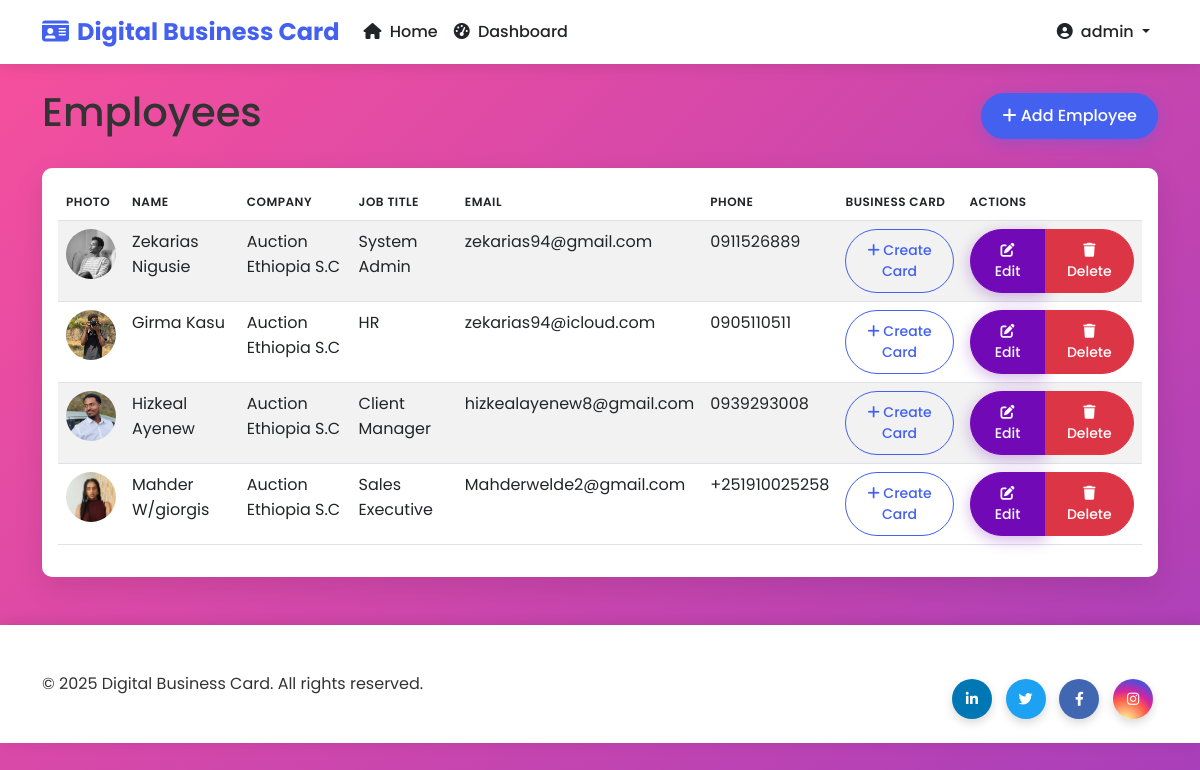
The page /dashboard/employees/ (signed in) on the database its author committed.
### cards/models.py (models this page shows, shortened)
class Employee(models.Model):
    company = models.ForeignKey(Company, on_delete=models.CASCADE, related_name='employees')
    name = models.CharField(max_length=100)
    job_title = models.CharField(max_length=100)
    phone = models.CharField(max_length=20)
    email = models.EmailField()
    profile_picture = models.ImageField(upload_to='employee_pics/', blank=True)
    linkedin = models.URLField(blank=True)
    twitter = models.URLField(blank=True)
    facebook = models.URLField(blank=True)
    instagram = models.URLField(blank=True)
    created_at = models.DateTimeField(auto_now_add=True)

class Company(models.Model):
    name = models.CharField(max_length=100)
    logo = models.ImageField(upload_to='company_logos/', blank=True)
    address = models.CharField(max_length=200, blank=True)
    phone = models.CharField(max_length=20, blank=True)
    email = models.EmailField(blank=True)
    website = models.URLField(blank=True)
    created_at = models.DateTimeField(auto_now_add=True)
    class Meta:
        verbose_name_plural = "Companies"

### cards/views.py (the view)
# urls.py: path('dashboard/employees/', views.employee_list, name='employee_list'),
@login_required
def employee_list(request):
    employees = Employee.objects.all()
    context = {
        'employees': employees
    }
    return render(request, 'cards/employee_list.html', context)

### cards/templates/cards/employee_list.html (shortened to what this page needs)
{% extends 'cards/base.html' %}
{% block content %}
<div class="d-flex justify-content-between align-items-center mb-4">
    <h1>Employees</h1>
    <a href="{% url 'employee_create' %}" class="btn btn-primary">
        <i class="fas fa-plus"></i> Add Employee
    </a>
</div>
<div class="card">
    <div class="card-body">
        <div class="table-responsive">
            <table class="table table-striped">
                <thead>
                    <tr>
                        <th>Photo</th>
                        <th>Name</th>
                        <th>Company</th>
                        <th>Job Title</th>
                        <th>Email</th>
                        <th>Phone</th>
                        <th>Business Card</th>
                        <th>Actions</th>
                    </tr>
                </thead>
                <tbody>
                    {% for employee in employees %}
                    <tr>
                        <td>
                            {% if employee.profile_picture %}
                                <img src="{{ employee.profile_picture.url }}" alt="{{ employee.name }}" style="width: 50px; height: 50px; object-fit: cover; border-radius: 50%;">
                            {% else %}
                                <div class="bg-secondary text-white d-flex align-items-center justify-content-center" style="width: 50px; height: 50px; border-radius: 50%;">
                                    {{ employee.name|first }}
                                </div>
                            {% endif %}
                        </td>
                        <td>{{ employee.name }}</td>
                        <td>{{ employee.company.name }}</td>
                        <td>{{ employee.job_title }}</td>
                        <td>{{ employee.email }}</td>
                        <td>{{ employee.phone }}</td>
                        <td>
                            {% if employee.businesscard_set.exists %}
                                {% with card=employee.businesscard_set.first %}
                                <a href="{% url 'card_detail' card.uuid %}" class="btn btn-sm btn-info">
                                    <i class="fas fa-id-card"></i> View Card
                                </a>
                                {% endwith %}
                            {% else %}
                                <a href="{% url 'card_create' %}" class="btn btn-sm btn-outline-primary">
                                    <i class="fas fa-plus"></i> Create Card
                                </a>
                            {% endif %}
                        </td>
                        <td>
                            <div class="btn-group">
                                <a href="{% url 'employee_edit' employee.id %}" class="btn btn-sm btn-secondary">
                                    <i class="fas fa-edit"></i> Edit
                                </a>
                                <a href="{% url 'employee_delete' employee.id %}" class="btn btn-sm btn-danger">
                                    <i class="fas fa-trash"></i> Delete
                                </a>
                            </div>
                        </td>
                    </tr>
                    {% empty %}
                    <tr>
                        <td colspan="8" class="text-center">No employees available</td>
                    </tr>
                    {% endfor %}
                </tbody>
            </table>
        </div>
    </div>
</div>
{% endblock %}

### cards/templates/cards/base.html (shortened to what this page needs)
<!DOCTYPE html>
<html lang="en">
<head>
    <link href="https://cdn.jsdelivr.net/npm/bootstrap@5.3.0-alpha1/dist/css/bootstrap.min.css" rel="stylesheet">
    <link rel="stylesheet" href="https://cdnjs.cloudflare.com/ajax/libs/font-awesome/6.1.1/css/all.min.css">
    <link href="https://unpkg.com/aos@2.3.1/dist/aos.css" rel="stylesheet">
    {% load static %}
    <link rel="stylesheet" href="{% static 'cards/css/style.css' %}">
</head>
<body>
    <nav class="navbar navbar-expand-lg navbar-light mb-4 sticky-top">
        <div class="container">
            <a class="navbar-brand" href="{% url 'home' %}">
                <i class="fas fa-id-card me-2"></i>Digital Business Card
            </a>
            <div class="collapse navbar-collapse" id="navbarNav">
                <ul class="navbar-nav me-auto">
                    <li class="nav-item">
                        <a class="nav-link" href="{% url 'home' %}"><i class="fas fa-home me-1"></i> Home</a>
                    </li>
                    {% if user.is_authenticated %}
                    <li class="nav-item">
                        <a class="nav-link" href="{% url 'dashboard' %}"><i class="fas fa-tachometer-alt me-1"></i> Dashboard</a>
                    </li>
                    {% endif %}
                </ul>
                <ul class="navbar-nav">
                    {% if user.is_authenticated %}
                    <li class="nav-item dropdown">
                        <a class="nav-link dropdown-toggle" href="#" id="navbarDropdown" role="button" data-bs-toggle="dropdown">
                            <i class="fas fa-user-circle me-1"></i> {{ user.username }}
                        </a>
                    </li>
                    {% else %}
                    <li class="nav-item">
                        <a class="nav-link btn btn-sm btn-primary text-white px-3" href="{% url 'login' %}"><i class="fas fa-sign-in-alt me-1"></i> Login</a>
                    </li>
                    {% endif %}
                </ul>
            </div>
        </div>
    </nav>
    <div class="container">
        {% block content %}{% endblock %}
    </div>
    <footer class="mt-5 py-4">
        <div class="container">
            <div class="row align-items-center">
                <div class="col-md-6 text-center text-md-start">
                    <p class="mb-0">&copy; {% now "Y" %} Digital Business Card. All rights reserved.</p>
                </div>
                <div class="col-md-6 text-center text-md-end">
                    <div class="social-links small">
                        <a href="#" class="linkedin"><i class="fab fa-linkedin-in"></i></a>
                        <a href="#" class="twitter"><i class="fab fa-twitter"></i></a>
                        <a href="#" class="facebook"><i class="fab fa-facebook-f"></i></a>
                        <a href="#" class="instagram"><i class="fab fa-instagram"></i></a>
                    </div>
                </div>
            </div>
        </div>
    </footer>
</body>
</html>

### cards/static/cards/css/style.css (style rules this page uses)
:root { --primary-color: #4361ee; --primary-hover: #3a56d4; --secondary-color: #7209b7; --accent-color: #f72585; --light-color: #f8f9fa; --dark-color: #212529; --border-radius: 10px; --box-shadow: 0 10px 30px rgba(0, 0, 0, 0.1); --primary-rgb: 67, 97, 238; --success-rgb: 40, 167, 69; --info-rgb: 23, 162, 184; --warning-rgb: 255, 193, 7; --white: #ffffff; --btn-border-radius: 50px; --box-shadow-sm: 0 4px 15px rgba(0, 0, 0, 0.08); }
body { font-family: 'Poppins', sans-serif; background-color: #f9fafb; color: #333; line-height: 1.6; }
.navbar { box-shadow: 0 2px 15px rgba(0, 0, 0, 0.1); background-color: white !important; }
.navbar-brand { font-weight: 700; font-size: 1.5rem; color: var(--primary-color) !important; }
.nav-link { font-weight: 500; color: var(--dark-color) !important; transition: all 0.3s ease; }
.btn { border-radius: 50px; padding: 10px 20px; font-weight: 500; transition: all 0.3s ease; }
.btn-primary { background-color: var(--primary-color); border-color: var(--primary-color); box-shadow: 0 4px 15px rgba(67, 97, 238, 0.3); }
.btn-secondary { background-color: var(--secondary-color); border-color: var(--secondary-color); box-shadow: 0 4px 15px rgba(114, 9, 183, 0.3); }
.btn-outline-primary { color: var(--primary-color); border-color: var(--primary-color); }
.card { border-radius: var(--border-radius); border: none; box-shadow: var(--box-shadow); transition: transform 0.3s, box-shadow 0.3s; overflow: hidden; }
.social-links { margin-top: 30px; }
.social-links a { display: inline-block; width: 40px; height: 40px; line-height: 40px; text-align: center; border-radius: 50%; margin: 0 5px; color: white; transition: all 0.3s; box-shadow: 0 4px 10px rgba(0, 0, 0, 0.15); }
.linkedin { background-color: #0077B5; }
.twitter { background-color: #1DA1F2; }
.facebook { background-color: #4267B2; }
.instagram { background: radial-gradient(circle at 30% 107%, #fdf497 0%, #fdf497 5%, #fd5949 45%, #d6249f 60%, #285AEB 90%); }
.table th { font-weight: 600; text-transform: uppercase; font-size: 0.75rem; letter-spacing: 0.5px; }
.btn-group .btn:first-child { border-top-left-radius: var(--btn-border-radius); border-bottom-left-radius: var(--btn-border-radius); }
.btn-group .btn:last-child { border-top-right-radius: var(--btn-border-radius); border-bottom-right-radius: var(--btn-border-radius); }
footer { background-color: white; box-shadow: 0 -2px 15px rgba(0, 0, 0, 0.1); padding: 20px 0; }
.fade-in { animation: fadeIn 0.5s ease-in; }

### rows shown on the page
Employee: profile_picture (picture), name "Zekarias Nigusie", company.name "Auction Ethiopia S.C", job_title "System Admin", email "zekarias94@gmail.com", phone "0911526889"
Employee: profile_picture (picture), name "Girma Kasu", company.name "Auction Ethiopia S.C", job_title "HR", email "zekarias94@icloud.com", phone "0905110511"
Employee: profile_picture (picture), name "Hizkeal Ayenew", company.name "Auction Ethiopia S.C", job_title "Client Manager", email "hizkealayenew8@gmail.com", phone "0939293008"
Employee: profile_picture (picture), name "Mahder W/giorgis", company.name "Auction Ethiopia S.C", job_title "Sales Executive", email "Mahderwelde2@gmail.com", phone "+251910025258"

### other values the page prints
{{ user.username }} "admin"
